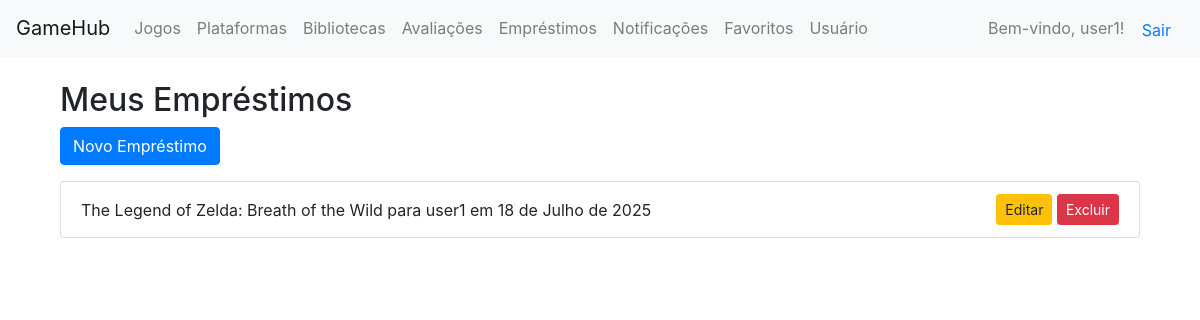
The app's page /emprestimos/ (signed in), older data.
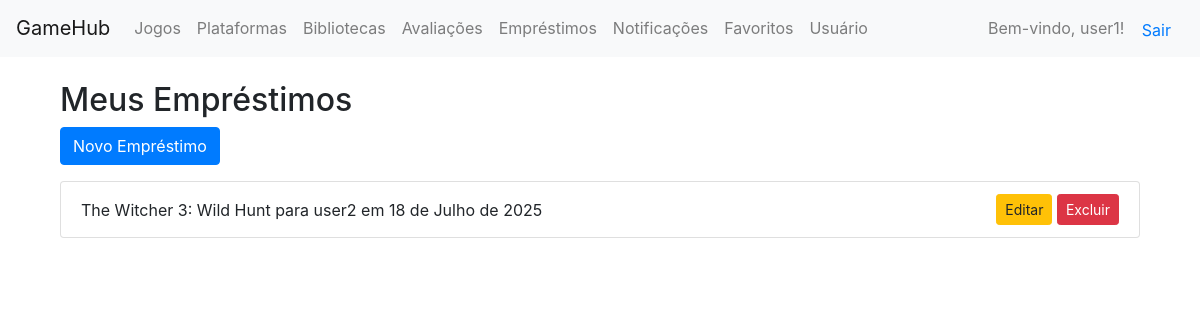
The same page, newer data.
### core/models.py (models this page shows, shortened)
class Emprestimo(models.Model):
    dono = models.ForeignKey(Usuario, on_delete=models.CASCADE, related_name='emprestimos_dados')
    amigo = models.ForeignKey(Usuario, on_delete=models.CASCADE, related_name='emprestimos_recebidos')
    jogo = models.ForeignKey(Jogo, on_delete=models.CASCADE)
    data_emprestimo = models.DateField()
    data_devolucao = models.DateField(null=True, blank=True)

class Jogo(models.Model):
    titulo = models.CharField(max_length=100)
    descricao = models.TextField(blank=True)
    categoria = models.ForeignKey(Categoria, on_delete=models.CASCADE)
    plataforma = models.ForeignKey(Plataforma, on_delete=models.CASCADE)
    desenvolvedora = models.ForeignKey(Desenvolvedora, on_delete=models.SET_NULL, null=True)

class Usuario(AbstractUser):
    data_nascimento = models.DateField(null=True, blank=True)

### core/views.py (the view)
# urls.py: path('emprestimos/', views.emprestimo_list, name='emprestimo_list'),
@login_required
def emprestimo_list(request):
    emprestimos = Emprestimo.objects.filter(dono=request.user)
    return render(request, 'emprestimos/emprestimo_list.html', {'emprestimos': emprestimos})

### core/templates/emprestimos/emprestimo_list.html (shortened to what this page needs)
{% extends 'base.html' %}
{% block content %}
<div class="container mt-4">
    <h2>Meus Empréstimos</h2>
    <a href="{% url 'emprestimo_create' %}" class="btn btn-primary mb-3">Novo Empréstimo</a>
    <ul class="list-group">
        {% for e in emprestimos %}
            <li class="list-group-item d-flex justify-content-between align-items-center">
                {{ e.jogo.titulo }} para {{ e.amigo.username }} em {{ e.data_emprestimo }}
                <div>
                    <a href="{% url 'emprestimo_update' e.pk %}" class="btn btn-warning btn-sm">Editar</a>
                    <a href="{% url 'emprestimo_delete' e.pk %}" class="btn btn-danger btn-sm">Excluir</a>
                </div>
            </li>
        {% endfor %}
    </ul>
</div>
{% endblock %}

Row changes from the older to the newer data that the page shows:
removed Emprestimo: jogo.titulo "The Legend of Zelda: Breath of the Wild", amigo.username "user1", data_emprestimo "18 de Julho de 2025"
added Emprestimo: jogo.titulo "The Witcher 3: Wild Hunt", amigo.username "user2", data_emprestimo "18 de Julho de 2025"
